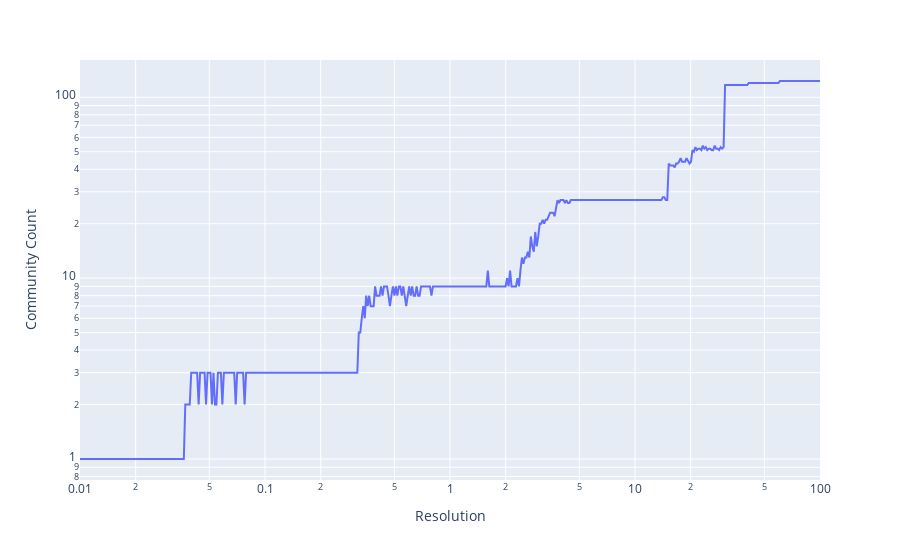

Write notebook code for a chart like this one.
### Markdown cell above
<div style="background-color: #e6ffe6; border-radius: 5px;">
    
**NOTE:** In the **modularity formula** introduced [here](./modularity.ipynb), we saw the appearance of the resolution parameter ($\gamma$). If we take a closer look at the formula we can easily see that when the resolution ($\gamma$) equals to $0$, the formula gives us the fraction of *internal edges* in the community. So by calculating the $1 - modularity$ (with $\gamma = 0$) we can get the fraction of *external edges*.

</div>

### Code cell
fig = px.line(x=resolutions, y=community_count, log_x=True, log_y=True, labels={'x': 'Resolution', 'y': 'Community Count'})
pyo.iplot(fig)

### Figure 1 — Plotly figure (JSON) as saved in the notebook; plotly's stock layout.template omitted (floating-point values rounded to 4 significant figures; data arrays with more than 128 entries replaced by an {"elided": "..."} marker saying what was removed)
{"data": [{"hovertemplate": "Resolution=%{x}<br>Community Count=%{y}<extra></extra>", "legendgroup": "", "line": {"color": "#636efa", "dash": "solid"}, "marker": {"symbol": "circle"}, "mode": "lines", "name": "", "orientation": "v", "showlegend": false, "type": "scatter", "x": {"elided": "500 float values"}, "xaxis": "x", "y": {"elided": "500 int values"}, "yaxis": "y"}], "layout": {"legend": {"tracegroupgap": 0}, "margin": {"t": 60}, "xaxis": {"anchor": "y", "domain": [0, 1], "title": {"text": "Resolution"}, "type": "log"}, "yaxis": {"anchor": "x", "domain": [0, 1], "title": {"text": "Community Count"}, "type": "log"}}}
